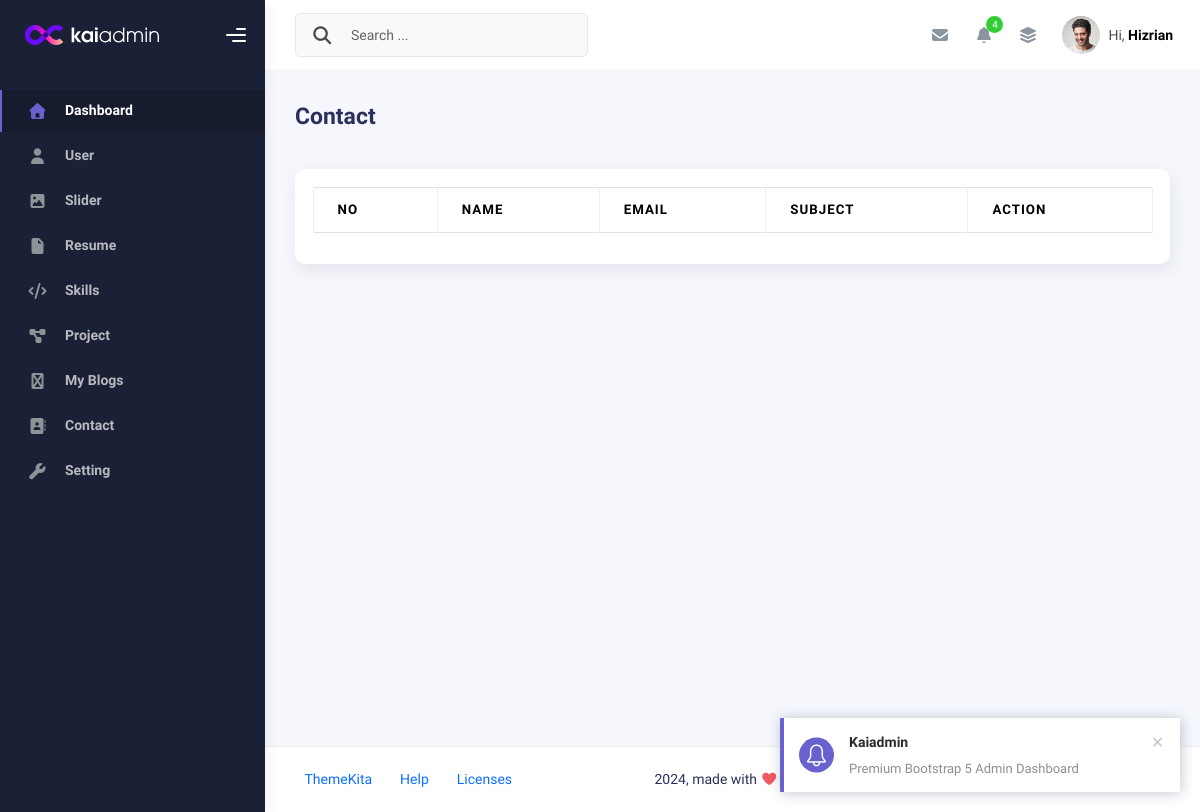
The page /admin/app.php?page=contact (signed in) on the database as committed earlier.
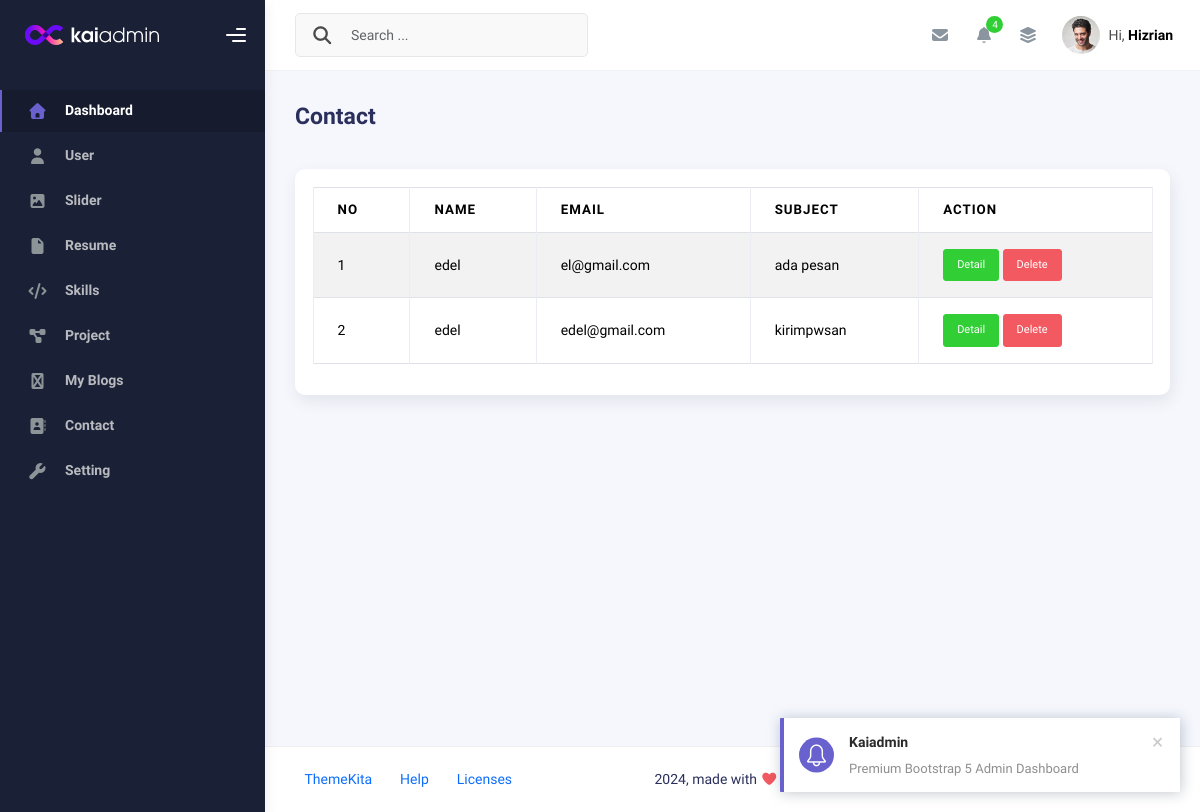
The same page on the database as committed later.
### tables this page shows
CREATE TABLE `contacts` (
  `id` int(11) NOT NULL,
  `name` varchar(50) NOT NULL,
  `email` varchar(50) NOT NULL,
  `subject` varchar(50) NOT NULL,
  `message` text NOT NULL,
  `created_at` timestamp NOT NULL DEFAULT current_timestamp(),
  `updated_at` timestamp NULL DEFAULT NULL ON UPDATE current_timestamp()
);

### admin/contact.php (the view, shortened to what this page needs)
<?php
$query = mysqli_query($conn, "SELECT * FROM contacts ORDER BY id DESC");
$rows = mysqli_fetch_all($query, MYSQLI_ASSOC);
?>
          <div class="d-flex align-items-left align-items-md-center flex-column flex-md-row pt-2 pb-4">
            <div>
              <h3 class="fw-bold mb-3">Contact</h3>
            </div>
          </div>
          <div class="row">
            <div class="col-sm-6 col-md-12">
              <div class="card">
                <div class="card-body">
                  <table class="table table-bordered table-striped">
                    <thead>
                      <tr>
                        <th>No</th>
                        <th>Name</th>
                        <th>Email</th>
                        <th>Subject</th>
                        <th>Action</th>
                      </tr>
                    </thead>
                    <tb>
                      <?php
                      foreach ($rows as $index => $row): ?>
                      <tr>
                        <td><?php echo $index += 1 ?></td>
                        <td><?php echo $row ['name']  ?></td>
                        <td><?php echo $row ['email'] ?></td>
                        <td><?php echo $row ['subject'] ?></td>
                        <td>
                          <a class="btn btn-success btn-sm"
                          href="contact-detail.php?id=<?php echo $row['id']?>
                          ">Detail</a>
                          <a onclick="return confirm('Are you sure wanna delete this data?')" class="btn btn-danger btn-sm"
                          href="contact.php?delete=<?php echo $row['id']?>">Delete</a>
                        </td>
                      </tr>
                      <?php endforeach ?>
                    </tb>
                  </table>
                </div>
              </div>
            </div>
          </div>

Rows that differ between the two databases and show on the page:
added contacts: index "1", name "edel", email "el@gmail.com", subject "ada pesan"
added contacts: index "2", name "edel", email "edel@gmail.com", subject "kirimpwsan"
